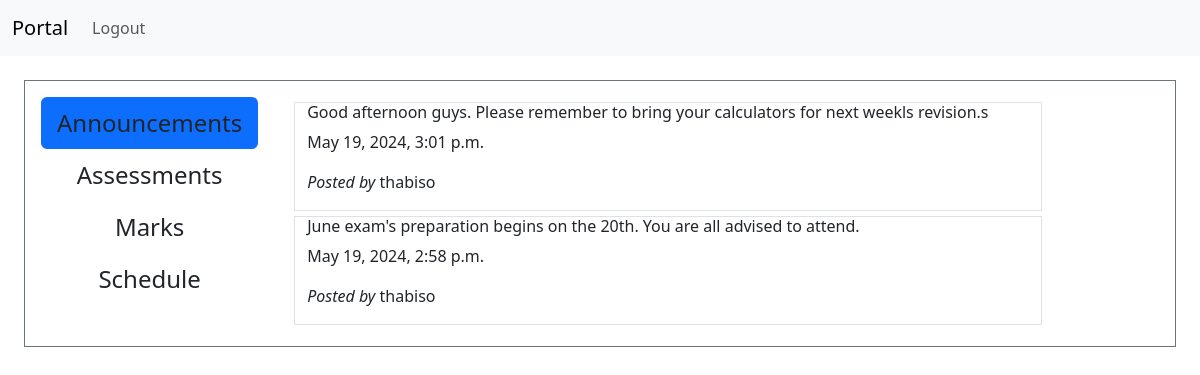
The app's page /portal/student/1 (signed in) with its own data.
### front/models.py (models this page shows, shortened)
class Announcement(models.Model):
    content = models.CharField(max_length=432)
    poster = models.ForeignKey(User,on_delete=models.CASCADE,null=True,related_name="poster_announcement")
    date = models.DateTimeField(auto_now_add=True)

class User(AbstractUser):
    pass

### portal/views.py (the view)
# urls.py: path("student/<int:id>",views.student,name="student"),
def student(request,id):
    student_data = User.objects.get(pk=id)
    all_announcements = Announcement.objects.all().order_by("id").reverse()
    marks = Mark.objects.filter(student=request.user.id)
    return render(request, "portal/student.html", {
            "student_data": student_data,
            "all_announcements": all_announcements,
            "marks": marks,
        })

### front/models.py (called while the page is built)
    def __str__(self):
        return self.subject_name

### portal/templates/portal/student.html (shortened to what this page needs)
{% extends "portal/layout.html" %}
{% load static %}
{% block body %}
  <div class="d-flex align-items-start border border-secondary m-4 p-3">
    <div class="nav flex-column nav-pills me-3" id="v-pills-tab" role="tablist" aria-orientation="vertical">
      <button class="nav-link active fs-4 text-body" id="v-pills-home-tab" data-bs-toggle="pill" data-bs-target="#v-pills-home" type="button" role="tab" aria-controls="v-pills-home" aria-selected="true">Announcements</button>
      <button class="nav-link fs-4 text-body" id="v-pills-profile-tab" data-bs-toggle="pill" data-bs-target="#v-pills-profile" type="button" role="tab" aria-controls="v-pills-profile" aria-selected="false">Assessments</button>
      <button class="nav-link fs-4 text-body" id="v-pills-messages-tab" data-bs-toggle="pill" data-bs-target="#v-pills-messages" type="button" role="tab" aria-controls="v-pills-messages" aria-selected="false">Marks</button>
      <button class="nav-link fs-4 text-body" id="v-pills-settings-tab" data-bs-toggle="pill" data-bs-target="#v-pills-settings" type="button" role="tab" aria-controls="v-pills-settings" aria-selected="false">Schedule</button>
    </div>
    <div class="tab-content" id="v-pills-tabContent">
      <div class="tab-pane fade show active" id="v-pills-home" role="tabpanel" aria-labelledby="v-pills-home-tab">
        {% for announcement in all_announcements %}
          <div class="row announcement border">
            <h6 class="content">{{ announcement.content }}</h6>
            <p class="date">{{ announcement.date }}</p>
            <p class="username"><i>Posted by</i> {{ announcement.poster }}</p>
          </div>
        {% endfor %}
      </div>
    </div>
  </div>
{% endblock %}

### portal/static/portal/css/styles.css (style rules this page uses)
* { box-sizing: border-box }
.announcement { border: 0.1px solid grey; display: flex; justify-content: center; flex-direction: column; box-sizing: border-box; margin: 5px 20px; width: 100%; }

### records on screen
Announcement: content "Good afternoon guys. Please remember to bring your calculators for next weekls revision.s", date "May 19, 2024, 3:01 p.m.", poster "thabiso"
Announcement: content "June exam's preparation begins on the 20th. You are all advised to attend.", date "May 19, 2024, 2:58 p.m.", poster "thabiso"
